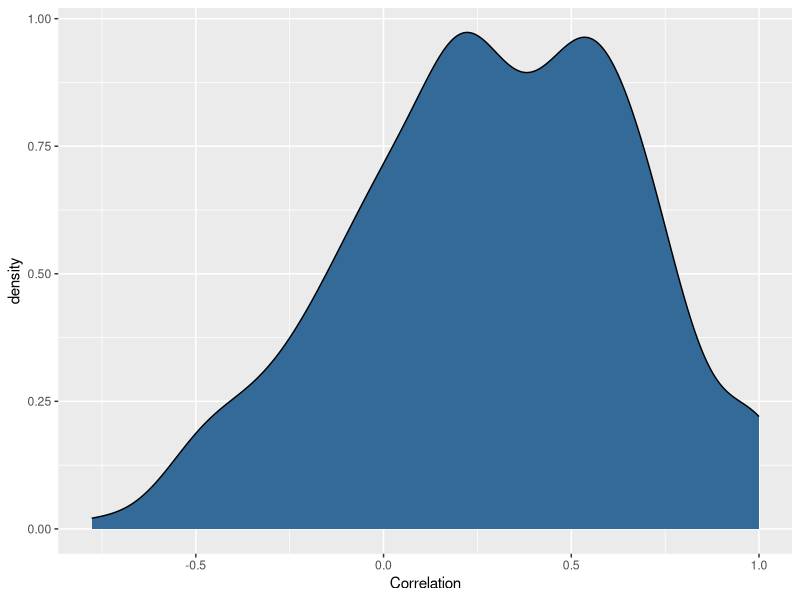

Here is the R script that generated this plot: (Note: this script raises an error after producing the figure.)
setwd<-'C:\\Documents and Settings\\Macro\\Desktop\\Ivandata\\PCA-Market-Index'
prices <- read.csv('data/stock_prices.csv')
head(prices)
require(lubridate)
price <- transform(prices, Date=ymd(Date))
require(reshape)
date.stock.matrix <- cast(prices,Date~Stock,value='Close')
head(date.stock.matrix)
prices <- subset(prices, Date != ymd('2002-02-01'))
prices <- subset(prices, Stock != 'DDR')
date.stock.matrix <- cast(prices, Date~Stock, value='Close')

# find correlations
cor.matrix <- cor(date.stock.matrix[,2:ncol(date.stock.matrix)])
correlations <- as.numeric(cor.matrix)
require(ggplot2)
p <- ggplot(data.frame(Correlation=correlations), aes(x=Correlation, fill=1))
p + geom_density() + theme(legend.position='none') + ggsave('cor.png')
